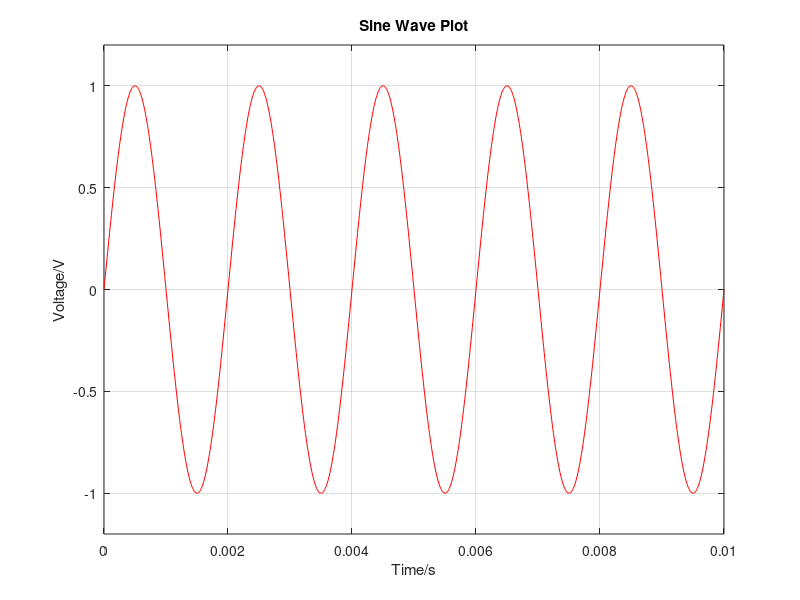

MATLAB code for this plot: (Note: this script raises an error after producing the figure.)
%Generating Sine wave:
t = 0:0.00001:0.01;
f = 500;
w0 = 2*pi*f;
sw = sin(w0*t);

%Plotting sine wave:
figure(1);
plot(t, sw, '-r');
xlabel('Time/s');
ylabel('Voltage/V');
title('Sine Wave Plot');
ylim([-1.2, 1.2]);
grid on;

%Implementing FFT:
Fs = 100000;
F_nyq = Fs/2;
L = length(sw);
sw_fft = fft(sw);
sw_fft = 2*abs(sw_fft/L);
db_sw_fft = db(sw_fft/sqrt(2));
db_sw_fft = db_sw_fft(1:L/2+1);


%plotting the spectrum:
figure(2);
freq_dom = linspace(0, F_nyq, L/2+1);
plot(freq_dom, db_sw_fft, '-r');
xlabel('Frequency/Hz');
ylabel('Voltage/dB');
title('FFT Spectrum');
xlim([0, 1000]);
ylim([-40, 0]);
grid on;